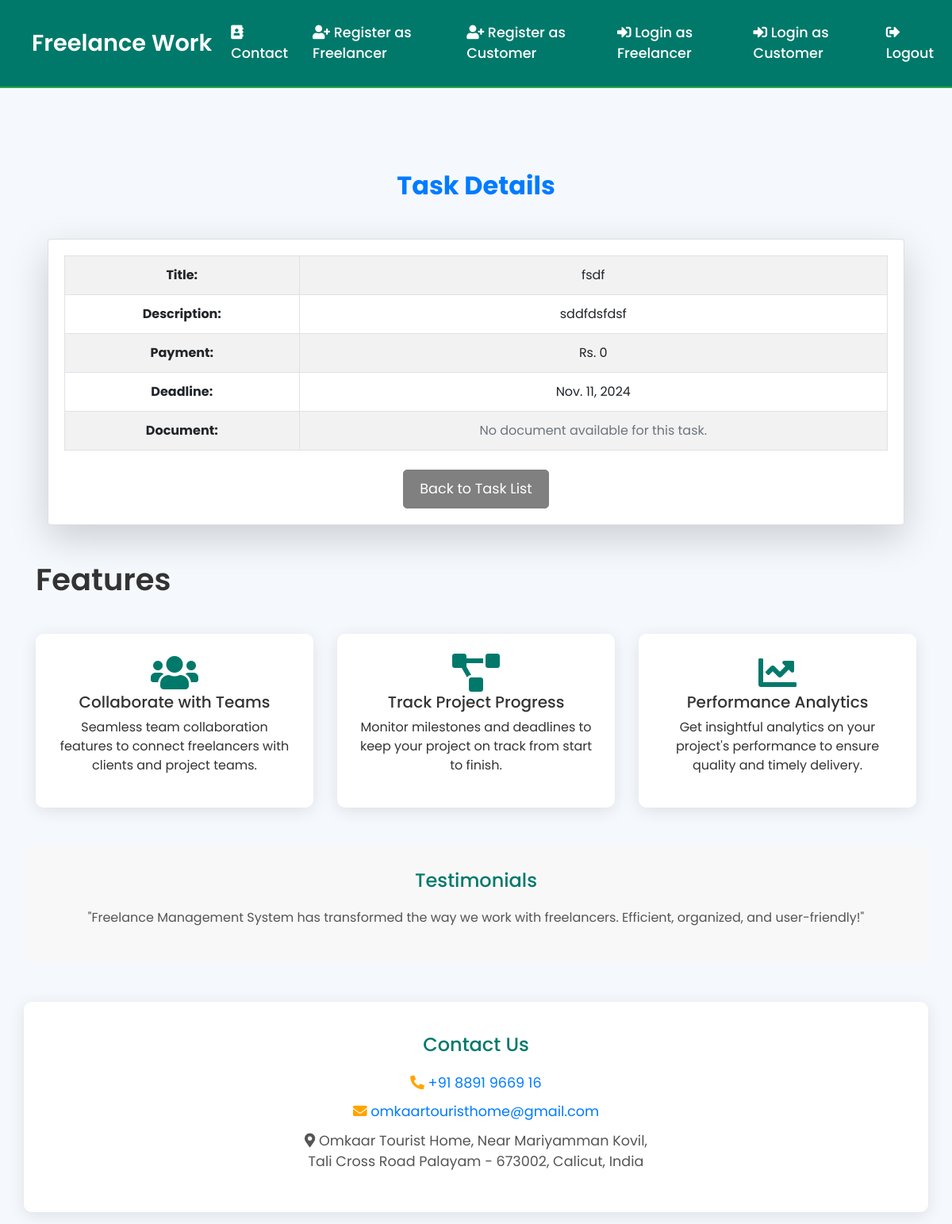
Page /task/1/details/ on the committed database.
### freelancers_app/models.py (models this page shows, shortened)
class Task(models.Model):
    title = models.CharField(max_length=200)
    description = models.TextField()
    deadline = models.DateField(null=True, blank=True)
    is_completed = models.BooleanField(default=False)
    payment_amount = models.PositiveIntegerField(default=0)
    file_upload = models.FileField(upload_to='task_documents/', null=True, blank=True)

### freelancers_app/views.py (the view)
# urls.py: path('task/<int:task_id>/details/', views.task_detail_view, name='task_detail'),
def task_detail_view(request, task_id):
    task = get_object_or_404(Task, id=task_id)
    return render(request, 'task_detail.html', {'task': task})

### templates/task_detail.html
{% extends 'home.html' %}
{% block content %}
    <div class="container mt-5">
        <h2 class="text-center mb-5 text-primary font-weight-bold">Task Details</h2>
        <div class="card shadow-lg rounded">
            <div class="card-body">
                <table class="table table-bordered table-striped">
                    <tbody>
                        <tr>
                            <th scope="row" class="font-weight-bold">Title:</th>
                            <td>{{ task.title }}</td>
                        </tr>
                        <tr>
                            <th scope="row" class="font-weight-bold">Description:</th>
                            <td>{{ task.description }}</td>
                        </tr>
                        <tr>
                            <th scope="row" class="font-weight-bold">Payment:</th>
                            <td>Rs. {{ task.payment_amount }}</td>
                        </tr>
                        <tr>
                            <th scope="row" class="font-weight-bold">Deadline:</th>
                            <td>{{ task.deadline }}</td>
                        </tr>
                        <tr>
                            <th scope="row" class="font-weight-bold">Document:</th>
                            <td>
                                {% if task.file_upload %}
                                    <a href="{{ task.file_upload.url }}" target="_blank" class="btn btn-warning btn-sm">Download</a>
                                {% else %}
                                    <span class="text-muted">No document available for this task.</span>
                                {% endif %}
                            </td>
                        </tr>
                    </tbody>
                </table>
                <div class="mt-4 text-center">
                    <button
                        class="btn btn-lg"
                        style="background-color: #808080; border-color: #808080; color: white; padding: 10px 20px; border-radius: 5px; font-size: 1.1rem; transition: background-color 0.3s, color 0.3s;"
                        onmouseover="this.style.backgroundColor='#505050'; this.style.borderColor='#505050';"
                        onmouseout="this.style.backgroundColor='#808080'; this.style.borderColor='#808080';"
                        onclick="goBack()">Back to Task List
                    </button>
                </div>
            </div>
        </div>
    </div>
{% endblock %}

### templates/home.html (style rules this page uses)
:root { --primary-color: #00796b; --button-color: #28a745; --button-hover-color: #218838; --text-color: #333; --bg-color: #f5f9fd; --card-bg-color: #ffffff; --card-hover-shadow: rgba(0, 0, 0, 0.15); }
body { background-color: var(--bg-color); font-family: 'Poppins', sans-serif; color: var(--text-color); padding: 15px; }

### rows in the picture
Task: title "fsdf", description "sddfdsfdsf", payment_amount "0", deadline "Nov. 11, 2024"
